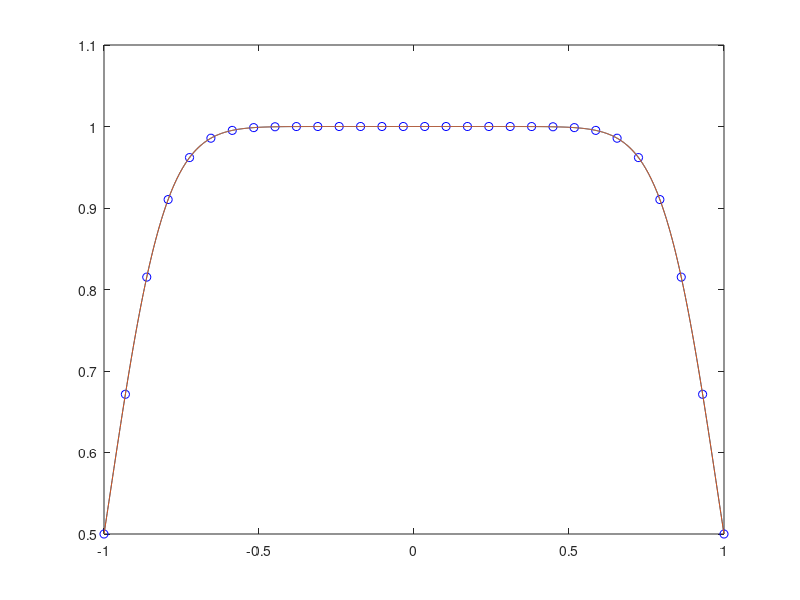

Reproduce this figure in MATLAB.
clc
clear
close all


xd = -1;
xu = 1;
len = 30;



xi = linspace (xd,xu,1000);
yi = 1./(1+(xi.^10));


x = linspace(xd,xu,len);
y = 1./(1+x.^10);
f = zeros(len,len);


f(:,1) = y;
for j = 2 : len
    for i = j : len
        f(i,j) = (f(i,j-1)-f(i-1,j-1))/(x(i)-x(i-j+1));
    end
end

p = zeros(1,len);

p(1) = y(1);

for j = 2 : len
    for a = 1 : j-1
        tmp(a)=x(a);
    end
    tmp = poly(tmp);
    tmp = flip(tmp);
    tmp = tmp * f(j,j);
    for a = 1 : j
        p(a) = p(a) + tmp(a);
    end

end

p = flip(p);

xo = linspace (xd,xu,1000);
yo=polyval(p,xo);

figure;
plot(x,y,'ob'); hold on;
plot(xi,yi);
plot(xo,yo);


    
